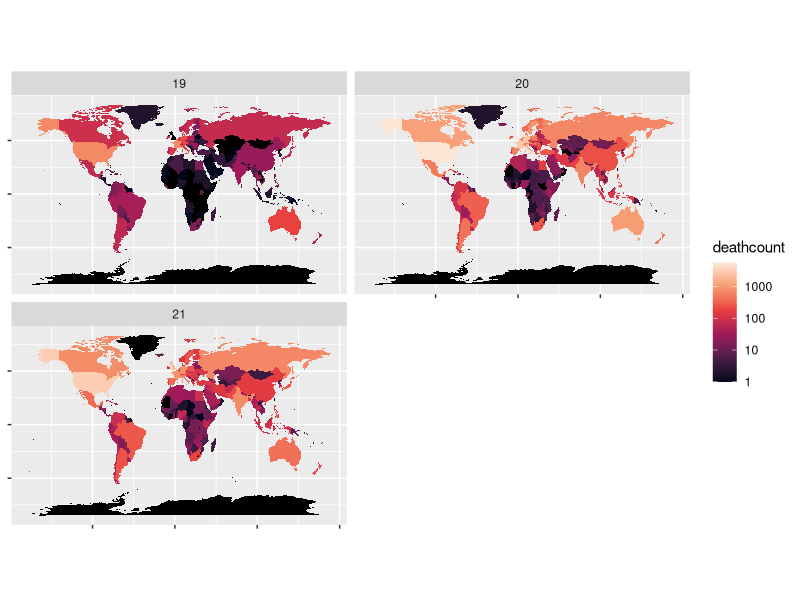

Generate this figure with R:

library(tidyverse)
library(maps)

coordinates <- map_data("world")

data <- read_csv('Results/deathcount.csv')

coordinates_expanded <- coordinates |>
  expand_grid(century = c(19, 20, 21))

data_mapping <- data |>
  right_join(coordinates_expanded, by = c('region', 'century')) |>
  group_by(century) |>
  mutate(rel_deathcount = deathcount / sum(deathcount, na.rm = TRUE)) |>
  mutate(
    deathcount = replace_na(deathcount, 0),
    rel_deathcount = replace_na(rel_deathcount, 0)
  )


ggplot(data = data_mapping) +
  aes(x=long, y =lat, fill = deathcount, map_id = region) +
  geom_map(map = data_mapping) + 
  scale_x_continuous(labels = NULL) +
  scale_y_continuous(labels = NULL) +
  labs(x = NULL, y = NULL) +
  scale_fill_viridis_c(option = 'rocket', trans = "log10", na.value = 'black') +
  coord_fixed(1.3) +
  facet_wrap('century', ncol = 2)
